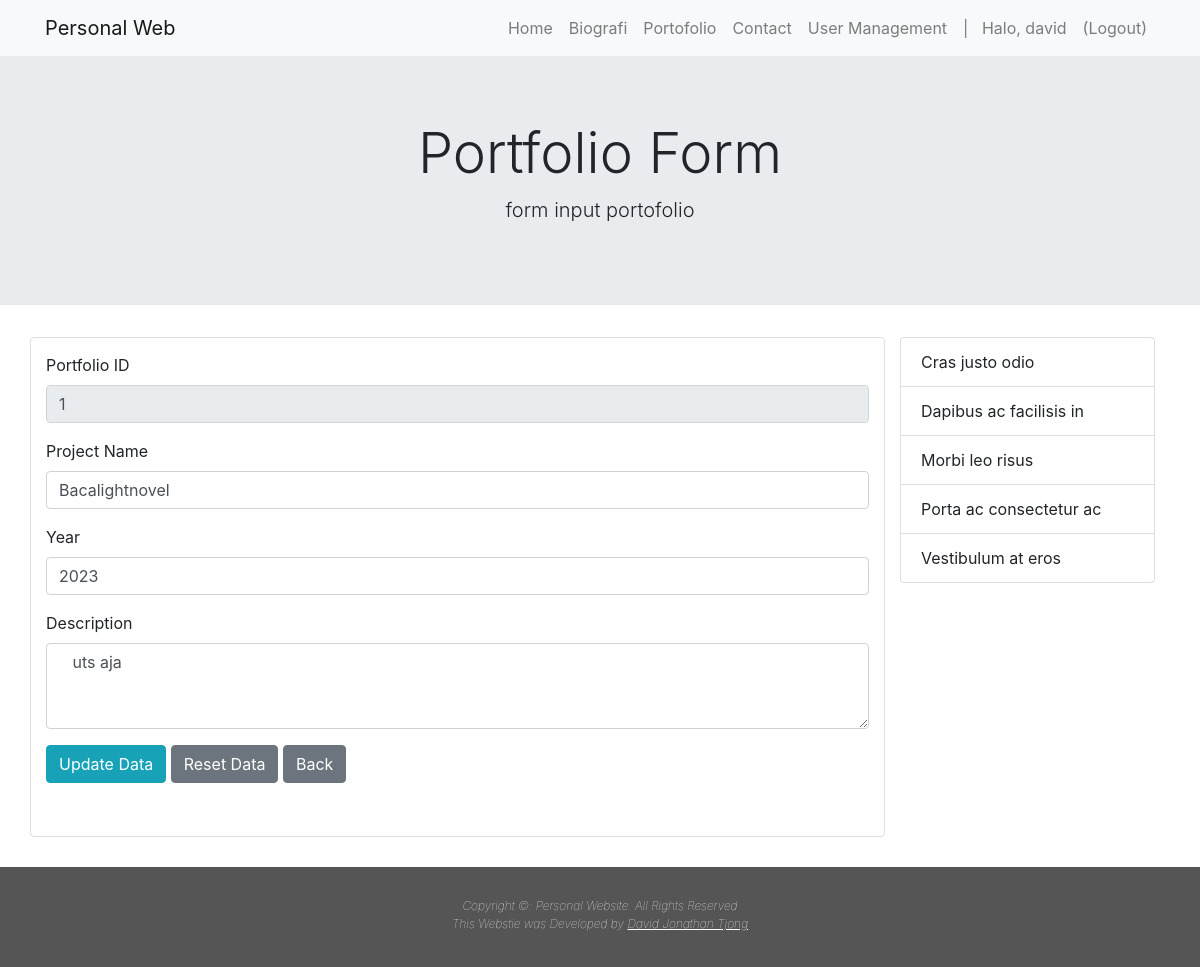
Page /personalWeb_David/pages/porto-form.php?id=1 (signed in) on the committed database.
### tables this page shows
CREATE TABLE `user` (
  `id_user` int(11) NOT NULL,
  `name` varchar(50) NOT NULL,
  `username` varchar(50) NOT NULL,
  `password` varchar(255) NOT NULL
);

CREATE TABLE `portfolio` (
  `id_port` tinyint(2) NOT NULL,
  `project_name` varchar(50) NOT NULL,
  `year` year(4) NOT NULL,
  `description` text NOT NULL
);

### personalWeb_David/pages/porto-form.php (called while the page is built, shortened)
<?php
    $pageinfo = "Portfolio Form";
    include("../layouts/head.php");
    include("../layouts/header.php");
    include("../layouts/content.php");
    include("../layouts/footer.php");
?>

### personalWeb_David/layouts/content-porto-form.php (the view, shortened to what this page needs)
<?php
    include("../configs/connection.php");
    $id = $_GET['id'];
    $sql = mysqli_query($connect, "select * from portfolio where id_port = '$id' ");
    $data = mysqli_fetch_array($sql);
    if($id == ""){
        $idport = "hidden"; $actbtn = "addport"; $actval = "Save Data";
    }else{
        $idport = "readonly"; $actbtn = "updateport"; $actval = "Update Data";
    }
?>
<form name="portform" method="post" action="" onsubmit="return validasi()">
    <div class="form-group" <?php echo $idport; ?>>
        <label for="portID">Portfolio ID</label>
        <input type="text" class="form-control" name="port" id="portID" value="<?php echo $data['id_port']; ?>" <?php echo $idport; ?>>
    </div>
    <div class="form-group">
        <label for="projID">Project Name</label>
        <input type="text" class="form-control" name="proj" id="projID" value="<?php echo $data['project_name']; ?>" placeholder="type project name here">
    </div>
    <div class="form-group">
        <label for="yearID">Year</label>
        <input type="number" class="form-control" name="year" id="yearID" value="<?php echo $data['year']; ?>" placeholder="type year here">
    </div>
    <div class="form-group">
        <label for="descID">Description</label>
        <textarea class="form-control" name="desc" id="descID" rows="3"> <?php echo $data['description'];?> </textarea>
    </div>
    <div class="form-group">
        <input type="submit" name="<?php echo $actbtn?>" class="btn btn-info" value="<?php echo $actval; ?>">
        <input type="submit" class="btn btn-secondary" value="Reset Data">
        <input type="button" class="btn btn-secondary" onclick="location.href='porto.php'" value="Back">
    </div>
</form>

### personalWeb_David/layouts/head.php (shortened to what this page needs)
<!DOCTYPE html>
<html lang="en">
  <head>
    <link rel="stylesheet" href="../assets/css/style.css" />
    <link rel="stylesheet" href="../assets/css/bootstrap.min.css" />
  </head>
  <body>
    <nav class="navbar navbar-expand-lg navbar-light bg-light">
      <div class="container">
        <a class="navbar-brand" href="#">Personal Web</a>
        <div class="collapse navbar-collapse" id="navbarNavAltMarkup">
          <div class="navbar-nav ml-auto">
            <a class="nav-item nav-link <?php if ($pageinfo == "Home") echo "active" ?>" href="../pages/home.php">Home</a>
            <a class="nav-item nav-link <?php if ($pageinfo == "Biography") echo "active" ?>" href="../pages/bio.php">Biografi</a>
            <a class="nav-item nav-link <?php if ($pageinfo == "Portfolio") echo "active" ?>" href="../pages/porto.php">Portofolio</a>
            <a class="nav-item nav-link <?php if ($pageinfo == "Contact") echo "active" ?>" href="../pages/contact.php">Contact</a>
            <?php
            if(!isset($_SESSION['U']) and (!isset($_SESSION['P']))){
              echo' <a class="nav-link" href="../pages/login.php">Login</a>';
            }else{
              include("../configs/connection.php");
              $user = $_SESSION['U'];
              $sqlGetIDuser_sekarang = mysqli_query($connect, "select * from user where username = '$user'");
              $dataUser = mysqli_fetch_array($sqlGetIDuser_sekarang);
              $iduser = $dataUser['id_user'];
              $sql = mysqli_query($connect, "select * from user where id_user = $iduser");
              $data = mysqli_fetch_array($sql);
              $namaUser = $data[1];
              if($namaUser == "david"){
                echo '<a class = "nav-item nav-link ';
                if($pageinfo == "User Management"){
                  echo"active";
                }
                echo '" href="../pages/user-management.php">User Management</a>';
              }
              echo '<a class="nav-link" href="#">| &nbsp; Halo, </>',$namaUser;
              echo '<a class="nav-link" href="../pages/logout.php">(Logout)</a>';
            }
            ?>
          </div>
        </div>
      </div>
    </nav>

### rows in the picture
user: name "david"
portfolio: port "1", proj "Bacalightnovel", year "2023", desc "uts aja"

### other values in the picture
$pageinfo "Portfolio Form"
$description "form input portofolio"
